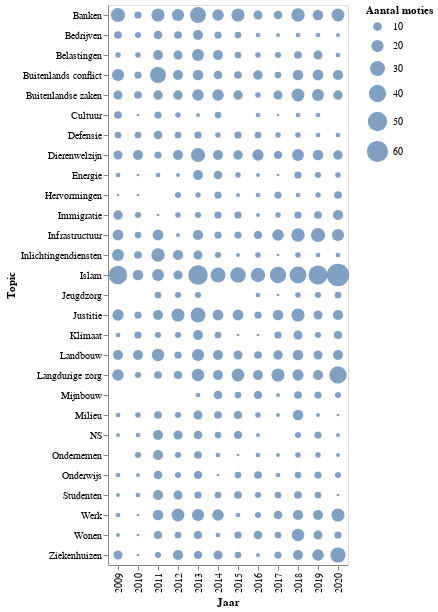

Notebook source saved alongside this figure:
### Markdown cell above
## Ontwikkeling per partij

### Code cell
# hide_input
# this is not normalized yet!
partij = 'PVV'
source = df[df['Indienende_partij'] == partij]
source = source.groupby(['Jaar', 'Topic']).size().reset_index()
source = source.rename(columns={0:'Aantal moties'})
source.head()

# Overview of topic distribution over all years
import altair as alt
alt.Chart(source).mark_circle().encode(
    y=alt.Y('Topic:N'),
    x='Jaar:O',
    size=alt.Size('Aantal moties:Q', scale=alt.Scale(range=[0,500])),
    tooltip = 'Topic')

### Figure 1 — Vega-Lite specification as saved in the notebook (floating-point values rounded to 4 significant figures; data arrays with more than 128 entries replaced by an {"elided": "..."} marker saying what was removed)
{"config": {"view": {"continuousWidth": 400, "continuousHeight": 300}}, "data": {"name": "data-407cb9ac16a82c240d7dc4c3a4da8eab"}, "mark": "circle", "encoding": {"size": {"type": "quantitative", "field": "Aantal moties", "scale": {"range": [0, 500]}}, "tooltip": {"type": "nominal", "field": "Topic"}, "x": {"type": "ordinal", "field": "Jaar"}, "y": {"type": "nominal", "field": "Topic"}}, "$schema": "https://vega.github.io/schema/vega-lite/v4.8.1.json", "datasets": {"data-407cb9ac16a82c240d7dc4c3a4da8eab": {"elided": "323 records"}}}
